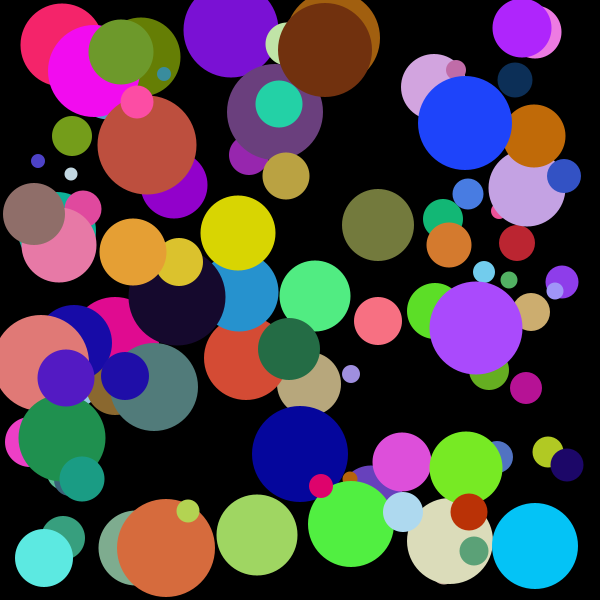
Frame 1 (no input)
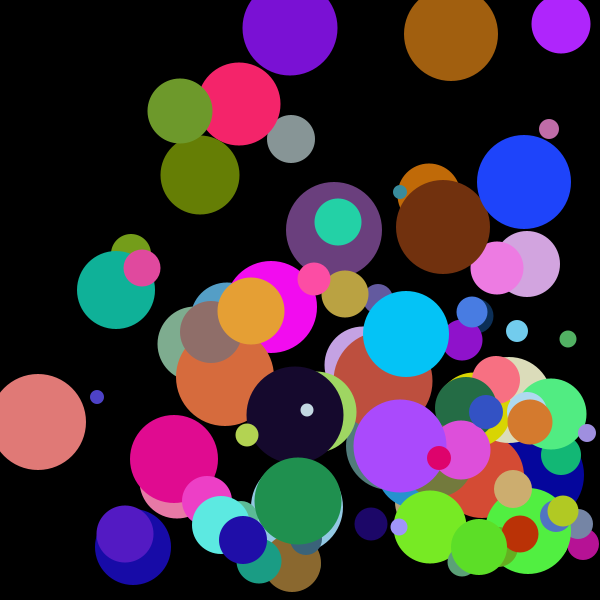
Frame 60 (the mouse pressed at the canvas centre just before this capture)
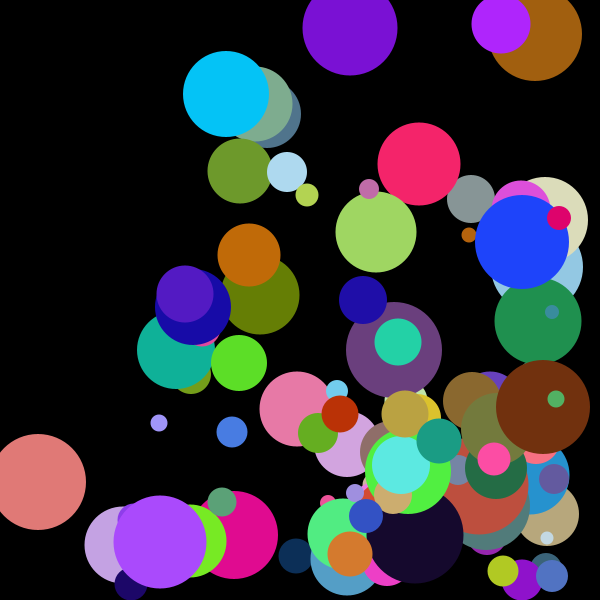
Frame 120 (the mouse held since frame 60 and released just before this capture)

The Processing sketch that drew these frames (run headless with seeded random() and noise(); from frame 60 on, the mouse is pressed at the canvas centre):

// Processing sketch: Week6_Arrays_100Balls
// ── Week6_Arrays_100Balls.pde
int num = 100;

int [] xPos = new int [num];
int [] yPos = new int [num];

int [] xSpeed = new int [num];
int [] ySpeed = new int [num];

int [] size = new int [num];

color [] c = new color [num];

int [] opacity = new int [num];

//int size = 10;

void setup(){
 size(600, 600);
 noStroke();
for (int i = 0; i<num; i++){
  opacity[i] = 255;
  size[i] = int(random(10,100));
 xPos [i] = int(random(size[1]/2,width-size[i]/2));
 yPos [i] = int(random(size[1]/2,height-size[i]/2));
 
 xSpeed [i] = int(random(1,5));
 ySpeed [i] = int(random(1,5));
 
 c[i] = color (random(0,255), random(0,255),random(0,255));

}
}

void draw(){
  
  background (0);
   
 for (int i = 0; i<num; i++){
   xPos[i]= xPos[i] + xSpeed[i];
   yPos[i]= yPos[i] + ySpeed[i];
   
  fill (c[i], opacity[i]);
  ellipse (xPos[i], yPos[i], size[i], size[i]);
 
   if(xPos[i] <= size[i]/2 || xPos[i] >= width-size[i]/2){
    xSpeed[i] = xSpeed[i] *-1;
 
   }
   if(yPos[i] <= size[i]/2 || yPos[i] >= height-size[i]/2){
    ySpeed[i] = ySpeed[i] *-1;
 
     }
     if(dist(mouseX, mouseY, xPos[i], yPos[i])<size[i]/2){
     opacity[i] = 0;
     }
     
     if(keyPressed){
       opacity[i] = 155;
   }
 }
}   
